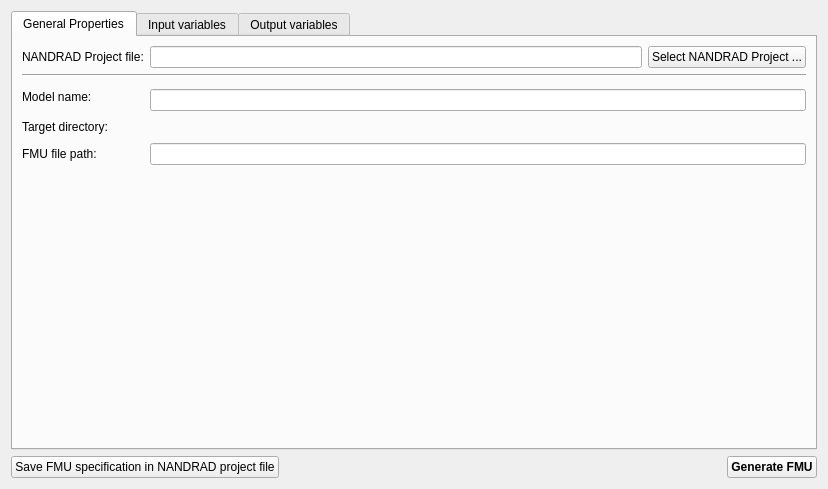
<?xml version="1.0" encoding="UTF-8"?>
<ui version="4.0">
 <class>NandradFMUGeneratorWidget</class>
 <widget class="QWidget" name="NandradFMUGeneratorWidget">
  <property name="geometry">
   <rect>
    <x>0</x>
    <y>0</y>
    <width>828</width>
    <height>489</height>
   </rect>
  </property>
  <property name="windowTitle">
   <string>NANDRAD FMU Generator</string>
  </property>
  <layout class="QVBoxLayout" name="verticalLayout">
   <item>
    <widget class="QTabWidget" name="tabWidget">
     <property name="currentIndex">
      <number>0</number>
     </property>
     <widget class="QWidget" name="tabGeneral">
      <attribute name="title">
       <string>General Properties</string>
      </attribute>
      <layout class="QGridLayout" name="gridLayout">
       <item row="0" column="0">
        <widget class="QLabel" name="label_5">
         <property name="text">
          <string>NANDRAD Project file:</string>
         </property>
        </widget>
       </item>
       <item row="0" column="1">
        <widget class="QLineEdit" name="lineEditNandradProjectFilePath"/>
       </item>
       <item row="0" column="2">
        <widget class="QPushButton" name="pushButtonSelectNandradProject">
         <property name="toolTip">
          <string>Select NANDRAD Project file path and update user interface to configuration stored in project.</string>
         </property>
         <property name="text">
          <string>Select NANDRAD Project ...</string>
         </property>
        </widget>
       </item>
       <item row="1" column="0" colspan="3">
        <widget class="Line" name="line">
         <property name="orientation">
          <enum>Qt::Horizontal</enum>
         </property>
        </widget>
       </item>
       <item row="2" column="0" rowspan="2">
        <widget class="QLabel" name="label_2">
         <property name="text">
          <string>Model name:</string>
         </property>
        </widget>
       </item>
       <item row="3" column="1" colspan="2">
        <widget class="QLineEdit" name="lineEditModelName"/>
       </item>
       <item row="4" column="0">
        <widget class="QLabel" name="label_4">
         <property name="text">
          <string>Target directory:</string>
         </property>
        </widget>
       </item>
       <item row="4" column="1" colspan="2">
        <widget class="QtExt::BrowseFilenameWidget" name="lineEditTargetDirectory" native="true">
         <property name="minimumSize">
          <size>
           <width>0</width>
           <height>20</height>
          </size>
         </property>
        </widget>
       </item>
       <item row="5" column="0">
        <widget class="QLabel" name="label_3">
         <property name="text">
          <string>FMU file path:</string>
         </property>
        </widget>
       </item>
       <item row="5" column="1" colspan="2">
        <widget class="QLineEdit" name="lineEditFMUPath">
         <property name="readOnly">
          <bool>true</bool>
         </property>
        </widget>
       </item>
       <item row="6" column="1">
        <spacer name="verticalSpacer">
         <property name="orientation">
          <enum>Qt::Vertical</enum>
         </property>
         <property name="sizeHint" stdset="0">
          <size>
           <width>20</width>
           <height>365</height>
          </size>
         </property>
        </spacer>
       </item>
      </layout>
     </widget>
     <widget class="QWidget" name="tabInputVariables">
      <attribute name="title">
       <string>Input variables</string>
      </attribute>
      <layout class="QGridLayout" name="gridLayout_2">
       <item row="1" column="2">
        <spacer name="horizontalSpacer_3">
         <property name="orientation">
          <enum>Qt::Horizontal</enum>
         </property>
         <property name="sizeHint" stdset="0">
          <size>
           <width>775</width>
           <height>20</height>
          </size>
         </property>
        </spacer>
       </item>
       <item row="1" column="0">
        <widget class="QToolButton" name="toolButtonAddInputVariable">
         <property name="icon">
          <iconset resource="../resources/NandradFMUGenerator.qrc">
           <normaloff>:/plus.png</normaloff>:/plus.png</iconset>
         </property>
         <property name="iconSize">
          <size>
           <width>24</width>
           <height>24</height>
          </size>
         </property>
        </widget>
       </item>
       <item row="0" column="0" colspan="3">
        <widget class="QTableWidget" name="tableWidgetInputVars"/>
       </item>
       <item row="1" column="1">
        <widget class="QToolButton" name="toolButtonRemoveInputVariable">
         <property name="icon">
          <iconset resource="../resources/NandradFMUGenerator.qrc">
           <normaloff>:/minus.png</normaloff>:/minus.png</iconset>
         </property>
         <property name="iconSize">
          <size>
           <width>24</width>
           <height>24</height>
          </size>
         </property>
        </widget>
       </item>
      </layout>
     </widget>
     <widget class="QWidget" name="tabOutputVariables">
      <attribute name="title">
       <string>Output variables</string>
      </attribute>
      <layout class="QGridLayout" name="gridLayout_3">
       <item row="1" column="1">
        <widget class="QToolButton" name="toolButtonRemoveOutputVariable">
         <property name="icon">
          <iconset resource="../resources/NandradFMUGenerator.qrc">
           <normaloff>:/minus.png</normaloff>:/minus.png</iconset>
         </property>
         <property name="iconSize">
          <size>
           <width>24</width>
           <height>24</height>
          </size>
         </property>
        </widget>
       </item>
       <item row="0" column="0" colspan="3">
        <widget class="QTableWidget" name="tableWidgetOutputVars"/>
       </item>
       <item row="1" column="0">
        <widget class="QToolButton" name="toolButtonAddOutputVariable">
         <property name="icon">
          <iconset resource="../resources/NandradFMUGenerator.qrc">
           <normaloff>:/plus.png</normaloff>:/plus.png</iconset>
         </property>
         <property name="iconSize">
          <size>
           <width>24</width>
           <height>24</height>
          </size>
         </property>
        </widget>
       </item>
       <item row="1" column="2">
        <spacer name="horizontalSpacer_4">
         <property name="orientation">
          <enum>Qt::Horizontal</enum>
         </property>
         <property name="sizeHint" stdset="0">
          <size>
           <width>775</width>
           <height>20</height>
          </size>
         </property>
        </spacer>
       </item>
      </layout>
     </widget>
    </widget>
   </item>
   <item>
    <layout class="QHBoxLayout" name="horizontalLayout">
     <item>
      <widget class="QPushButton" name="pushButtonSaveNandradProject">
       <property name="text">
        <string>Save FMU specification in NANDRAD project file</string>
       </property>
      </widget>
     </item>
     <item>
      <spacer name="horizontalSpacer">
       <property name="orientation">
        <enum>Qt::Horizontal</enum>
       </property>
       <property name="sizeHint" stdset="0">
        <size>
         <width>530</width>
         <height>10</height>
        </size>
       </property>
      </spacer>
     </item>
     <item>
      <widget class="QPushButton" name="pushButtonGenerate">
       <property name="font">
        <font>
         <weight>75</weight>
         <bold>true</bold>
        </font>
       </property>
       <property name="text">
        <string>Generate FMU</string>
       </property>
       <property name="autoDefault">
        <bool>false</bool>
       </property>
      </widget>
     </item>
    </layout>
   </item>
  </layout>
 </widget>
 <customwidgets>
  <customwidget>
   <class>QtExt::BrowseFilenameWidget</class>
   <extends>QWidget</extends>
   <header>QtExt_BrowseFilenameWidget.h</header>
   <container>1</container>
  </customwidget>
 </customwidgets>
 <resources>
  <include location="../resources/NandradFMUGenerator.qrc"/>
 </resources>
 <connections/>
</ui>
